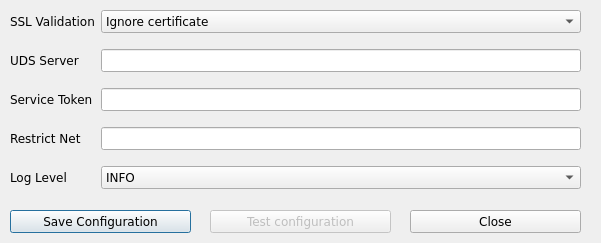
<?xml version="1.0" encoding="UTF-8"?>
<ui version="4.0">
 <author>Adolfo Gómez</author>
 <class>UdsActorSetupDialog</class>
 <widget class="QDialog" name="UdsActorSetupDialog">
  <property name="windowModality">
   <enum>Qt::WindowModal</enum>
  </property>
  <property name="geometry">
   <rect>
    <x>0</x>
    <y>0</y>
    <width>601</width>
    <height>243</height>
   </rect>
  </property>
  <property name="sizePolicy">
   <sizepolicy hsizetype="Preferred" vsizetype="Preferred">
    <horstretch>0</horstretch>
    <verstretch>0</verstretch>
   </sizepolicy>
  </property>
  <property name="font">
   <font>
    <family>Verdana</family>
    <pointsize>9</pointsize>
   </font>
  </property>
  <property name="contextMenuPolicy">
   <enum>Qt::DefaultContextMenu</enum>
  </property>
  <property name="windowTitle">
   <string>UDS Actor Configuration Tool</string>
  </property>
  <property name="windowIcon">
   <iconset resource="uds.qrc">
    <normaloff>:/img/img/uds-icon.png</normaloff>:/img/img/uds-icon.png</iconset>
  </property>
  <property name="autoFillBackground">
   <bool>false</bool>
  </property>
  <property name="locale">
   <locale language="English" country="UnitedStates"/>
  </property>
  <property name="sizeGripEnabled">
   <bool>false</bool>
  </property>
  <property name="modal">
   <bool>true</bool>
  </property>
  <widget class="QPushButton" name="saveButton">
   <property name="enabled">
    <bool>true</bool>
   </property>
   <property name="geometry">
    <rect>
     <x>10</x>
     <y>210</y>
     <width>181</width>
     <height>23</height>
    </rect>
   </property>
   <property name="minimumSize">
    <size>
     <width>181</width>
     <height>0</height>
    </size>
   </property>
   <property name="contextMenuPolicy">
    <enum>Qt::DefaultContextMenu</enum>
   </property>
   <property name="toolTip">
    <string>Click to register Actor with UDS Broker</string>
   </property>
   <property name="whatsThis">
    <string>&lt;html&gt;&lt;head/&gt;&lt;body&gt;&lt;p&gt;Click on this button to register Actor with UDS Broker.&lt;/p&gt;&lt;/body&gt;&lt;/html&gt;</string>
   </property>
   <property name="text">
    <string>Save Configuration</string>
   </property>
  </widget>
  <widget class="QPushButton" name="closeButton">
   <property name="geometry">
    <rect>
     <x>410</x>
     <y>210</y>
     <width>171</width>
     <height>23</height>
    </rect>
   </property>
   <property name="sizePolicy">
    <sizepolicy hsizetype="Preferred" vsizetype="Fixed">
     <horstretch>0</horstretch>
     <verstretch>0</verstretch>
    </sizepolicy>
   </property>
   <property name="minimumSize">
    <size>
     <width>171</width>
     <height>0</height>
    </size>
   </property>
   <property name="toolTip">
    <string>Closes UDS Actor Configuration (discard pending changes if any)</string>
   </property>
   <property name="whatsThis">
    <string>&lt;html&gt;&lt;head/&gt;&lt;body&gt;&lt;p&gt;Exits the UDS Actor Configuration Tool&lt;/p&gt;&lt;/body&gt;&lt;/html&gt;</string>
   </property>
   <property name="text">
    <string>Close</string>
   </property>
  </widget>
  <widget class="QPushButton" name="testButton">
   <property name="enabled">
    <bool>false</bool>
   </property>
   <property name="geometry">
    <rect>
     <x>210</x>
     <y>210</y>
     <width>181</width>
     <height>23</height>
    </rect>
   </property>
   <property name="minimumSize">
    <size>
     <width>181</width>
     <height>0</height>
    </size>
   </property>
   <property name="toolTip">
    <string>Click to test existing configuration (disabled if no config found)</string>
   </property>
   <property name="whatsThis">
    <string>&lt;html&gt;&lt;head/&gt;&lt;body&gt;&lt;p&gt;Click on this button to test the server host and assigned toen.&lt;/p&gt;&lt;/body&gt;&lt;/html&gt;</string>
   </property>
   <property name="text">
    <string>Test configuration</string>
   </property>
  </widget>
  <widget class="QWidget" name="layoutWidget">
   <property name="geometry">
    <rect>
     <x>10</x>
     <y>10</y>
     <width>571</width>
     <height>191</height>
    </rect>
   </property>
   <layout class="QFormLayout" name="formLayout">
    <property name="sizeConstraint">
     <enum>QLayout::SetDefaultConstraint</enum>
    </property>
    <property name="fieldGrowthPolicy">
     <enum>QFormLayout::AllNonFixedFieldsGrow</enum>
    </property>
    <property name="verticalSpacing">
     <number>16</number>
    </property>
    <item row="0" column="0">
     <widget class="QLabel" name="label_security">
      <property name="text">
       <string>SSL Validation</string>
      </property>
     </widget>
    </item>
    <item row="0" column="1">
     <widget class="QComboBox" name="validateCertificate">
      <property name="toolTip">
       <string>Select communication security with broker</string>
      </property>
      <property name="whatsThis">
       <string>&lt;html&gt;&lt;head/&gt;&lt;body&gt;&lt;p&gt;Select the security for communications with UDS Broker.&lt;/p&gt;&lt;p&gt;The recommended method of communication is &lt;span style=&quot; font-weight:600;&quot;&gt;Use SSL&lt;/span&gt;, but selection needs to be acording to your broker configuration.&lt;/p&gt;&lt;/body&gt;&lt;/html&gt;</string>
      </property>
      <item>
       <property name="text">
        <string>Ignore certificate</string>
       </property>
      </item>
      <item>
       <property name="text">
        <string>Verify certificate</string>
       </property>
      </item>
     </widget>
    </item>
    <item row="1" column="0">
     <widget class="QLabel" name="label_host">
      <property name="text">
       <string>UDS Server</string>
      </property>
     </widget>
    </item>
    <item row="1" column="1">
     <widget class="QLineEdit" name="host">
      <property name="acceptDrops">
       <bool>false</bool>
      </property>
      <property name="toolTip">
       <string>Uds Broker Server Addres. Use IP or FQDN</string>
      </property>
      <property name="whatsThis">
       <string>Enter here the UDS Broker Addres using either its IP address or its FQDN address</string>
      </property>
     </widget>
    </item>
    <item row="2" column="0">
     <widget class="QLabel" name="label_serviceToken">
      <property name="text">
       <string>Service Token</string>
      </property>
     </widget>
    </item>
    <item row="2" column="1">
     <widget class="QLineEdit" name="serviceToken">
      <property name="toolTip">
       <string>UDS Service Token</string>
      </property>
      <property name="whatsThis">
       <string>&lt;html&gt;&lt;head/&gt;&lt;body&gt;&lt;p&gt;Token of the service on UDS platform&lt;/p&gt;&lt;p&gt;This token can be obtainend from the service configuration on UDS.&lt;/p&gt;&lt;/body&gt;&lt;/html&gt;</string>
      </property>
     </widget>
    </item>
    <item row="4" column="0">
     <widget class="QLabel" name="label_loglevel">
      <property name="text">
       <string>Log Level</string>
      </property>
     </widget>
    </item>
    <item row="4" column="1">
     <widget class="QComboBox" name="logLevelComboBox">
      <property name="currentIndex">
       <number>1</number>
      </property>
      <property name="frame">
       <bool>true</bool>
      </property>
      <item>
       <property name="text">
        <string notr="true">DEBUG</string>
       </property>
      </item>
      <item>
       <property name="text">
        <string notr="true">INFO</string>
       </property>
      </item>
      <item>
       <property name="text">
        <string notr="true">ERROR</string>
       </property>
      </item>
      <item>
       <property name="text">
        <string notr="true">FATAL</string>
       </property>
      </item>
     </widget>
    </item>
    <item row="3" column="0">
     <widget class="QLabel" name="label_restrictNet">
      <property name="text">
       <string>Restrict Net</string>
      </property>
     </widget>
    </item>
    <item row="3" column="1">
     <widget class="QLineEdit" name="restrictNet">
      <property name="toolTip">
       <string>Restrict valid detection of network interfaces to this network.</string>
      </property>
      <property name="whatsThis">
       <string>&lt;html&gt;&lt;head/&gt;&lt;body&gt;&lt;p&gt;Restrics valid detection of network interfaces.&lt;/p&gt;&lt;p&gt;Note: Use this field only in case of several network interfaces, so UDS knows which one is the interface where the user will be connected..&lt;/p&gt;&lt;/body&gt;&lt;/html&gt;</string>
      </property>
     </widget>
    </item>
   </layout>
   <zorder>label_host</zorder>
   <zorder>host</zorder>
   <zorder>label_serviceToken</zorder>
   <zorder>serviceToken</zorder>
   <zorder>validateCertificate</zorder>
   <zorder>label_security</zorder>
   <zorder>label_loglevel</zorder>
   <zorder>logLevelComboBox</zorder>
   <zorder>label_restrictNet</zorder>
   <zorder>restrictNet</zorder>
  </widget>
 </widget>
 <resources>
  <include location="uds.qrc"/>
 </resources>
 <connections>
  <connection>
   <sender>closeButton</sender>
   <signal>clicked()</signal>
   <receiver>UdsActorSetupDialog</receiver>
   <slot>finish()</slot>
   <hints>
    <hint type="sourcelabel">
     <x>315</x>
     <y>165</y>
    </hint>
    <hint type="destinationlabel">
     <x>231</x>
     <y>161</y>
    </hint>
   </hints>
  </connection>
  <connection>
   <sender>testButton</sender>
   <signal>clicked()</signal>
   <receiver>UdsActorSetupDialog</receiver>
   <slot>testUDSServer()</slot>
   <hints>
    <hint type="sourcelabel">
     <x>300</x>
     <y>281</y>
    </hint>
    <hint type="destinationlabel">
     <x>294</x>
     <y>153</y>
    </hint>
   </hints>
  </connection>
  <connection>
   <sender>saveButton</sender>
   <signal>clicked()</signal>
   <receiver>UdsActorSetupDialog</receiver>
   <slot>saveConfig()</slot>
   <hints>
    <hint type="sourcelabel">
     <x>100</x>
     <y>191</y>
    </hint>
    <hint type="destinationlabel">
     <x>297</x>
     <y>109</y>
    </hint>
   </hints>
  </connection>
  <connection>
   <sender>host</sender>
   <signal>textChanged(QString)</signal>
   <receiver>UdsActorSetupDialog</receiver>
   <slot>configChanged()</slot>
   <hints>
    <hint type="sourcelabel">
     <x>341</x>
     <y>61</y>
    </hint>
    <hint type="destinationlabel">
     <x>297</x>
     <y>109</y>
    </hint>
   </hints>
  </connection>
  <connection>
   <sender>serviceToken</sender>
   <signal>textChanged(QString)</signal>
   <receiver>UdsActorSetupDialog</receiver>
   <slot>configChanged()</slot>
   <hints>
    <hint type="sourcelabel">
     <x>341</x>
     <y>100</y>
    </hint>
    <hint type="destinationlabel">
     <x>297</x>
     <y>109</y>
    </hint>
   </hints>
  </connection>
  <connection>
   <sender>restrictNet</sender>
   <signal>textChanged(QString)</signal>
   <receiver>UdsActorSetupDialog</receiver>
   <slot>configChanged()</slot>
   <hints>
    <hint type="sourcelabel">
     <x>341</x>
     <y>139</y>
    </hint>
    <hint type="destinationlabel">
     <x>295</x>
     <y>121</y>
    </hint>
   </hints>
  </connection>
 </connections>
 <slots>
  <slot>finish()</slot>
  <slot>saveConfig()</slot>
  <slot>testUDSServer()</slot>
  <slot>configChanged()</slot>
 </slots>
</ui>
